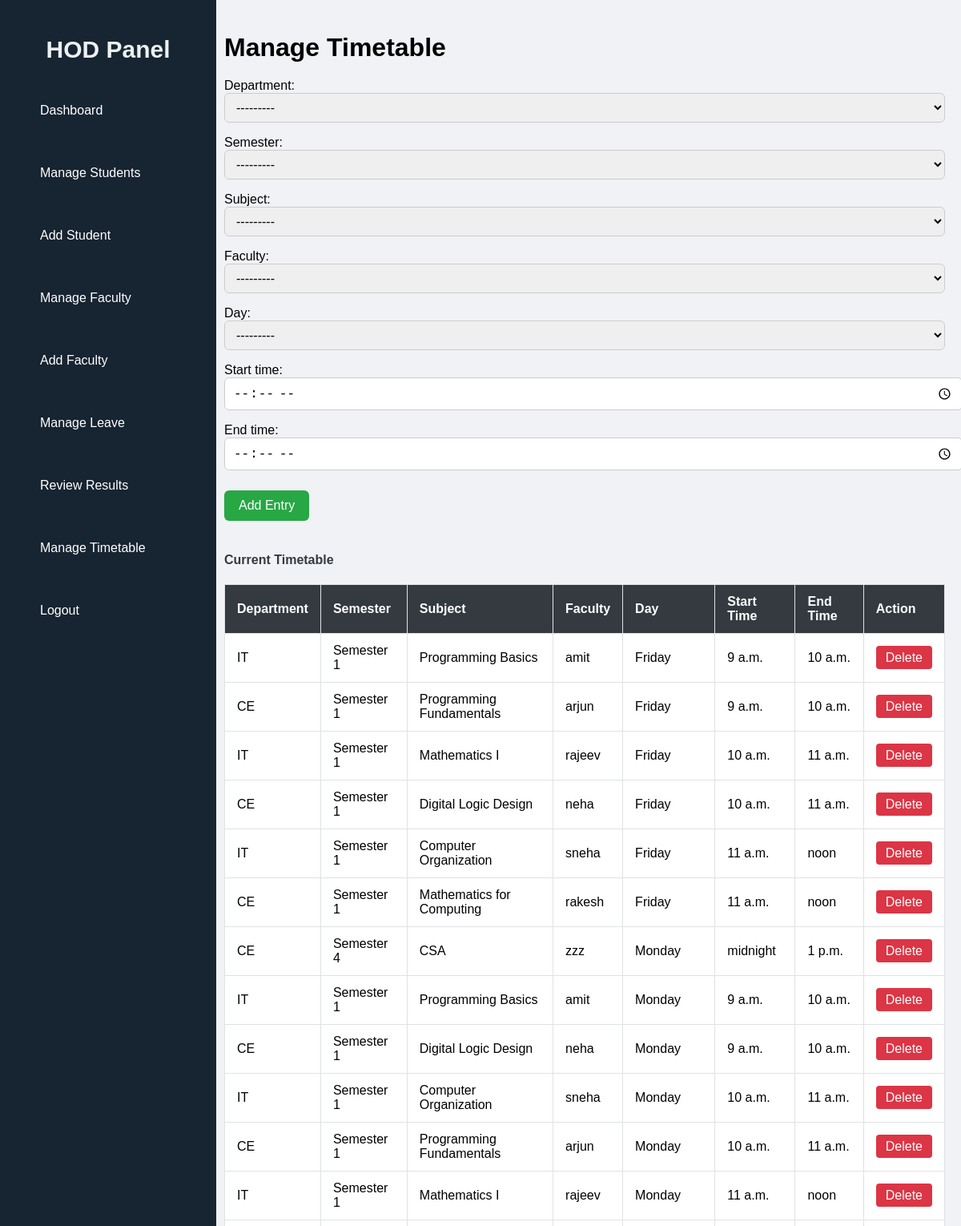
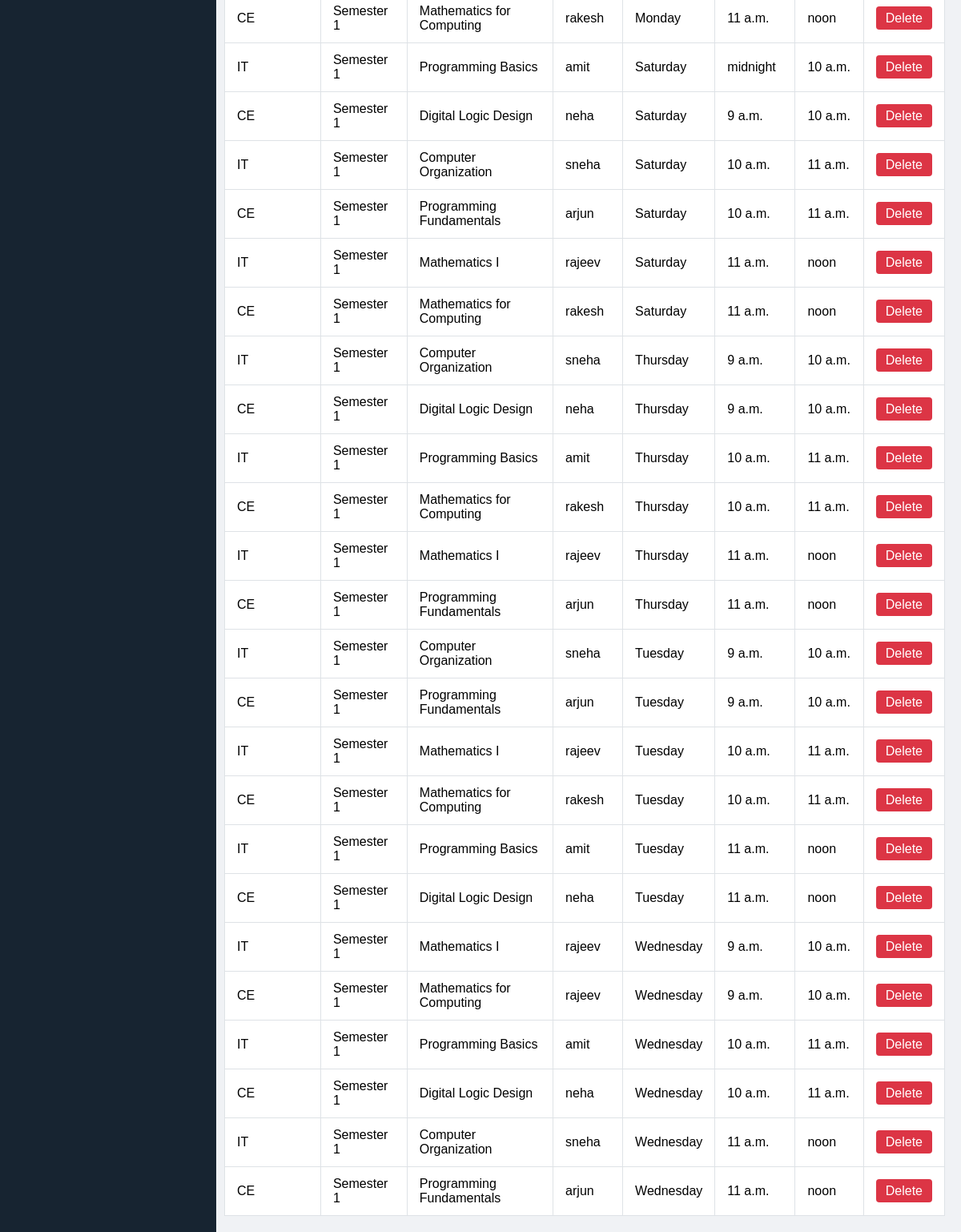
Page /hod/make-timetable/ (signed in) on the committed database (2 pictures, top to bottom).
### CMS/models.py (models this page shows, shortened)
class Timetable(models.Model):
    DAY_CHOICES = (
        ('Monday', 'Monday'),
        ('Tuesday', 'Tuesday'),
        ('Wednesday', 'Wednesday'),
        ('Thursday', 'Thursday'),
        ('Friday', 'Friday'),
        ('Saturday', 'Saturday'),
    )
    SEMESTER_CHOICES = (
        ('Semester 1', 'Semester 1'),
        ('Semester 2', 'Semester 2'),
        ('Semester 3', 'Semester 3'),
        ('Semester 4', 'Semester 4'),
        ('Semester 5', 'Semester 5'),
        ('Semester 6', 'Semester 6'),
        ('Semester 7', 'Semester 7'),
        ('Semester 8', 'Semester 8'),
    )
    department = models.ForeignKey(Department, on_delete=models.CASCADE)
    semester = models.CharField(max_length=20,choices=SEMESTER_CHOICES)
    subject = models.ForeignKey(Subject, on_delete=models.CASCADE)
    faculty = models.ForeignKey(Faculty, on_delete=models.CASCADE)
    day = models.CharField(max_length=20, choices=DAY_CHOICES)
    start_time = models.TimeField(null=True, blank=True)
    end_time = models.TimeField(null=True, blank=True)

class Department(models.Model):
    name = models.CharField(max_length=100)
    def __str__(self):
        return self.name

class Subject(models.Model):
    name = models.CharField(max_length=100)
    department = models.ForeignKey(Department, on_delete=models.CASCADE)
    faculty = models.ForeignKey(Faculty, on_delete=models.SET_NULL, null=True)
    semester = models.IntegerField()
    def __str__(self):
        return self.name

class Faculty(models.Model):
    GENDER_CHOICES = (
        ('Male', 'Male'),
        ('Female', 'Female'),
        ('Other', 'Other'),
    )
    user = models.OneToOneField(CustomUser, on_delete=models.CASCADE)
    department = models.ForeignKey(Department, on_delete=models.CASCADE)
    contact_number = models.CharField(max_length=15,unique=True)
    gender = models.CharField(max_length=10, choices=GENDER_CHOICES)
    address = models.TextField()
    DOJ = models.DateField()
    def __str__(self):
        return f"{self.user.username}"

class CustomUser(AbstractUser):
    USER_ROLES = (
        ('student', 'Student'),
        ('faculty', 'Faculty'),
        ('hod', 'HOD'),
    )
    user_type = models.CharField(max_length=10, choices=USER_ROLES, default='student')
    email = models.EmailField(unique=True)
    role = models.CharField(max_length=10, choices=USER_ROLES)

### CMS/views.py (the view, shortened to what this page needs)
# urls.py: path('hod/make-timetable/', views.make_timetable, name='make_timetable'),
@login_required
def make_timetable(request):
    timetables = Timetable.objects.all().order_by('day', 'start_time')
    form = TimetableForm(request.POST or None)
    return render(request, 'hod_manage_timetable.html', {
        'form': form,
        'timetables': timetables
    })

### CMS/forms.py
class TimetableForm(forms.ModelForm):
    class Meta:
        model = Timetable
        fields = '__all__'
        widgets = {
            'start_time': forms.TimeInput(attrs={'type': 'time'}),
            'end_time': forms.TimeInput(attrs={'type': 'time'}),
        }
    def __init__(self, *args, **kwargs):
        super().__init__(*args, **kwargs)
        self.fields['department'].queryset = Department.objects.all()

### CMS/templates/hod_manage_timetable.html (shortened to what this page needs)
{% load static %}
<!DOCTYPE html>
<html lang="en">
<head>
    <link rel="stylesheet" href="{% static 'css/hod_manage_timetable.css' %}">
    <link rel="stylesheet" href="{% static 'css/sidebar.css' %}">
</head>
<body>
    <div class="manage-container">
        {% include 'hod_sidebar.html' %}
        <div class="main-content">
            <h1>Manage Timetable</h1>
        <form method="POST">
            {{ form.as_p }}
            <button type="submit">Add Entry</button>
        </form>
        <h4>Current Timetable</h4>
        <table>
            <thead>
                <tr>
                    <th>Department</th>
                    <th>Semester</th>
                    <th>Subject</th>
                    <th>Faculty</th>
                    <th>Day</th>
                    <th>Start Time</th>
                    <th>End Time</th>
                    <th>Action</th>
                </tr>
            </thead>
            <tbody>
                {% for entry in timetables %}
                <tr>
                    <td>{{ entry.department.name }}</td>
                    <td>{{ entry.semester }}</td>
                    <td>{{ entry.subject.name }}</td>
                    <td>{{ entry.faculty }}</td>
                    <td>{{ entry.day }}</td>
                    <td>{{ entry.start_time }}</td>
                    <td>{{ entry.end_time }}</td>
                    <td>
                        <a href="{% url 'delete_timetable' entry.id %}" class="btn-danger">Delete</a>
                    </td>
                </tr>
                {% empty %}
                <tr><td colspan="8">No timetable entries.</td></tr>
                {% endfor %}
            </tbody>
        </table>
        </div>
    </div>
</body>
</html>

### CMS/static/css/hod_manage_timetable.css (style rules this page uses)
body { margin: 0; font-family: 'Segoe UI', Tahoma, Geneva, Verdana, sans-serif; background-color: #f4f6f9; }
.manage-container { display: flex; height: 100vh; }
.main-content { margin-left: 260px; padding: 20px; flex-grow: 1; overflow-y: auto; }
h1 { margin-bottom: 20px; }
h2, h4 { color: #343a40; }
form { margin-bottom: 40px; }
form p { margin-bottom: 15px; }
input, select { padding: 8px 10px; width: 100%; border-radius: 6px; border: 1px solid #ccc; font-size: 16px; }
button { background-color: #28a745; color: white; padding: 10px 18px; font-size: 16px; border: none; border-radius: 6px; cursor: pointer; margin-top: 10px; }
table { width: 100%; border-collapse: collapse; background-color: #fff; }
table thead { background-color: #343a40; color: white; }
table th, table td { padding: 12px 15px; border: 1px solid #dee2e6; text-align: left; }
.btn-danger { background-color: #dc3545; padding: 6px 12px; color: white; text-decoration: none; border-radius: 4px; }

### CMS/static/css/sidebar.css (style rules this page uses)
body { margin: 0; font-family: Arial, sans-serif; background-color: #f0f2f5; }
.main-content { margin-left: 260px; padding: 20px; flex-grow: 1; overflow-y: auto; }

### rows in the picture
Timetable: department.name "IT", semester "Semester 1", subject.name "Programming Basics", faculty "amit", day "Friday", start_time "9 a.m.", end_time "10 a.m."
Timetable: department.name "CE", semester "Semester 1", subject.name "Programming Fundamentals", faculty "arjun", day "Friday", start_time "9 a.m.", end_time "10 a.m."
Timetable: department.name "IT", semester "Semester 1", subject.name "Mathematics I", faculty "rajeev", day "Friday", start_time "10 a.m.", end_time "11 a.m."
Timetable: department.name "CE", semester "Semester 1", subject.name "Digital Logic Design", faculty "neha", day "Friday", start_time "10 a.m.", end_time "11 a.m."
Timetable: department.name "IT", semester "Semester 1", subject.name "Computer Organization", faculty "sneha", day "Friday", start_time "11 a.m.", end_time "noon"
Timetable: department.name "CE", semester "Semester 1", subject.name "Mathematics for Computing", faculty "rakesh", day "Friday", start_time "11 a.m.", end_time "noon"
Timetable: department.name "CE", semester "Semester 4", subject.name "CSA", faculty "zzz", day "Monday", start_time "midnight", end_time "1 p.m."
Timetable: department.name "IT", semester "Semester 1", subject.name "Programming Basics", faculty "amit", day "Monday", start_time "9 a.m.", end_time "10 a.m."
Timetable: department.name "CE", semester "Semester 1", subject.name "Digital Logic Design", faculty "neha", day "Monday", start_time "9 a.m.", end_time "10 a.m."
Timetable: department.name "IT", semester "Semester 1", subject.name "Computer Organization", faculty "sneha", day "Monday", start_time "10 a.m.", end_time "11 a.m."
Timetable: department.name "CE", semester "Semester 1", subject.name "Programming Fundamentals", faculty "arjun", day "Monday", start_time "10 a.m.", end_time "11 a.m."
Timetable: department.name "IT", semester "Semester 1", subject.name "Mathematics I", faculty "rajeev", day "Monday", start_time "11 a.m.", end_time "noon"
Timetable: department.name "CE", semester "Semester 1", subject.name "Mathematics for Computing", faculty "rakesh", day "Monday", start_time "11 a.m.", end_time "noon"
Timetable: department.name "IT", semester "Semester 1", subject.name "Programming Basics", faculty "amit", day "Saturday", start_time "midnight", end_time "10 a.m."
Timetable: department.name "CE", semester "Semester 1", subject.name "Digital Logic Design", faculty "neha", day "Saturday", start_time "9 a.m.", end_time "10 a.m."
Timetable: department.name "IT", semester "Semester 1", subject.name "Computer Organization", faculty "sneha", day "Saturday", start_time "10 a.m.", end_time "11 a.m."
Timetable: department.name "CE", semester "Semester 1", subject.name "Programming Fundamentals", faculty "arjun", day "Saturday", start_time "10 a.m.", end_time "11 a.m."
Timetable: department.name "IT", semester "Semester 1", subject.name "Mathematics I", faculty "rajeev", day "Saturday", start_time "11 a.m.", end_time "noon"
Timetable: department.name "CE", semester "Semester 1", subject.name "Mathematics for Computing", faculty "rakesh", day "Saturday", start_time "11 a.m.", end_time "noon"
Timetable: department.name "IT", semester "Semester 1", subject.name "Computer Organization", faculty "sneha", day "Thursday", start_time "9 a.m.", end_time "10 a.m."
Timetable: department.name "CE", semester "Semester 1", subject.name "Digital Logic Design", faculty "neha", day "Thursday", start_time "9 a.m.", end_time "10 a.m."
Timetable: department.name "IT", semester "Semester 1", subject.name "Programming Basics", faculty "amit", day "Thursday", start_time "10 a.m.", end_time "11 a.m."
Timetable: department.name "CE", semester "Semester 1", subject.name "Mathematics for Computing", faculty "rakesh", day "Thursday", start_time "10 a.m.", end_time "11 a.m."
Timetable: department.name "IT", semester "Semester 1", subject.name "Mathematics I", faculty "rajeev", day "Thursday", start_time "11 a.m.", end_time "noon"
Timetable: department.name "CE", semester "Semester 1", subject.name "Programming Fundamentals", faculty "arjun", day "Thursday", start_time "11 a.m.", end_time "noon"
Timetable: department.name "IT", semester "Semester 1", subject.name "Computer Organization", faculty "sneha", day "Tuesday", start_time "9 a.m.", end_time "10 a.m."
Timetable: department.name "CE", semester "Semester 1", subject.name "Programming Fundamentals", faculty "arjun", day "Tuesday", start_time "9 a.m.", end_time "10 a.m."
Timetable: department.name "IT", semester "Semester 1", subject.name "Mathematics I", faculty "rajeev", day "Tuesday", start_time "10 a.m.", end_time "11 a.m."
Timetable: department.name "CE", semester "Semester 1", subject.name "Mathematics for Computing", faculty "rakesh", day "Tuesday", start_time "10 a.m.", end_time "11 a.m."
Timetable: department.name "IT", semester "Semester 1", subject.name "Programming Basics", faculty "amit", day "Tuesday", start_time "11 a.m.", end_time "noon"
Timetable: department.name "CE", semester "Semester 1", subject.name "Digital Logic Design", faculty "neha", day "Tuesday", start_time "11 a.m.", end_time "noon"
Timetable: department.name "IT", semester "Semester 1", subject.name "Mathematics I", faculty "rajeev", day "Wednesday", start_time "9 a.m.", end_time "10 a.m."
Timetable: department.name "CE", semester "Semester 1", subject.name "Mathematics for Computing", faculty "rajeev", day "Wednesday", start_time "9 a.m.", end_time "10 a.m."
Timetable: department.name "IT", semester "Semester 1", subject.name "Programming Basics", faculty "amit", day "Wednesday", start_time "10 a.m.", end_time "11 a.m."
Timetable: department.name "CE", semester "Semester 1", subject.name "Digital Logic Design", faculty "neha", day "Wednesday", start_time "10 a.m.", end_time "11 a.m."
Timetable: department.name "IT", semester "Semester 1", subject.name "Computer Organization", faculty "sneha", day "Wednesday", start_time "11 a.m.", end_time "noon"
Timetable: department.name "CE", semester "Semester 1", subject.name "Programming Fundamentals", faculty "arjun", day "Wednesday", start_time "11 a.m.", end_time "noon"
